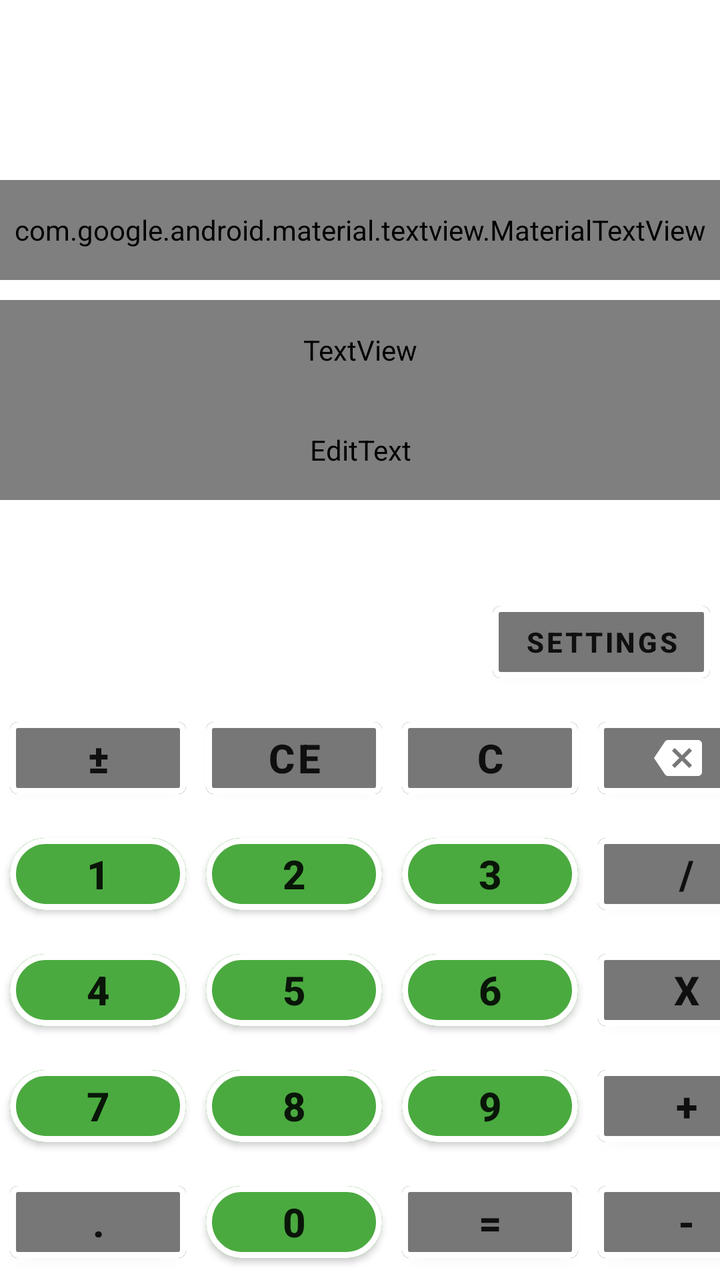
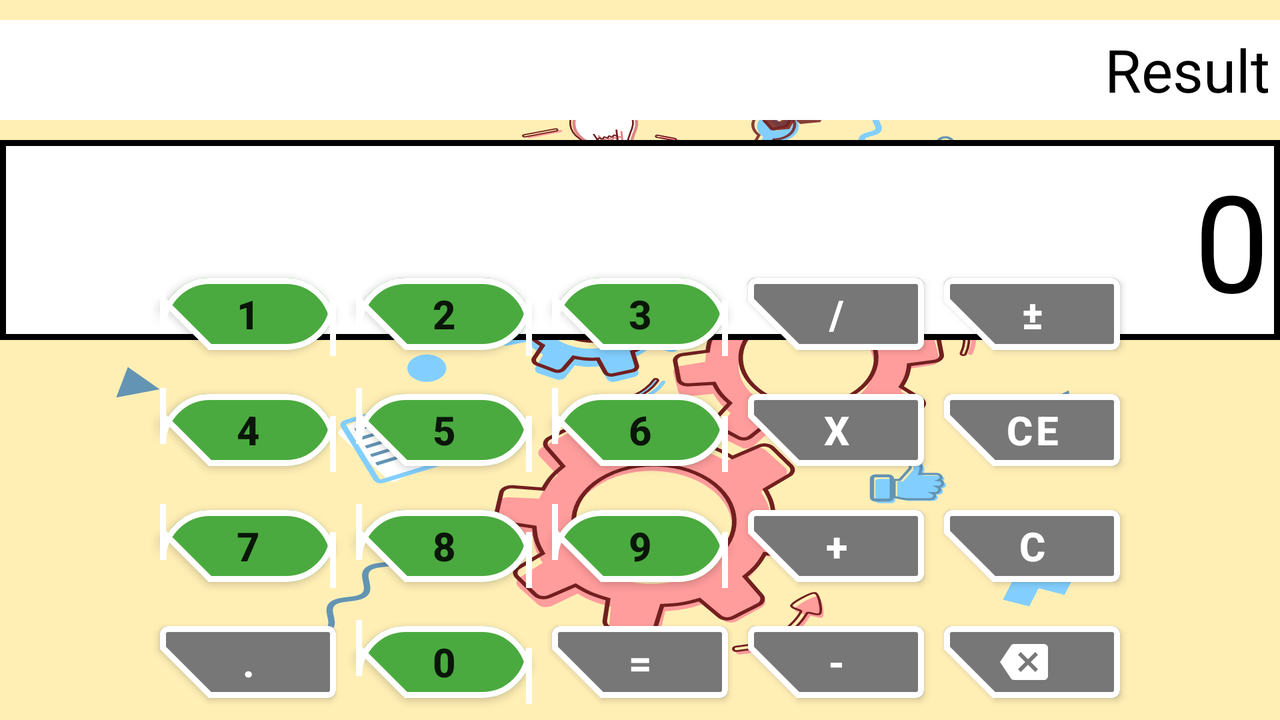

Two renders of one Android screen. The first uses the default layout on a phone; the second uses the alternative layout the repository ships for a different screen configuration, on a matching device. The two XML files are below.
<!-- AndroidManifest.xml: application theme Calculator -->
<!-- res/layout/activity_main.xml -->
<?xml version="1.0" encoding="utf-8"?>
<androidx.constraintlayout.widget.ConstraintLayout xmlns:android="http://schemas.android.com/apk/res/android"
    xmlns:app="http://schemas.android.com/apk/res-auto"
    xmlns:tools="http://schemas.android.com/tools"
    android:layout_width="match_parent"
    android:layout_height="match_parent"
    android:background="?attr/backgroundColor"
    android:theme="@style/Calculator"
    tools:context=".MainActivity">

    <ImageView
        android:id="@+id/img_mode"
        android:layout_width="@dimen/mode_icon_size"
        android:layout_height="@dimen/mode_icon_size"
        android:layout_marginTop="@dimen/margin_top_mode_icon"
        android:src="?attr/modeIcon"
        app:layout_constraintLeft_toLeftOf="parent"
        app:layout_constraintRight_toRightOf="parent"
        app:layout_constraintTop_toTopOf="parent" />


    <com.google.android.material.textview.MaterialTextView
        android:id="@+id/result"
        android:layout_width="match_parent"
        android:layout_height="@dimen/result_height"
        android:layout_marginTop="@dimen/result_marginTop"
        android:autoSizeTextType="uniform"
        android:background="?attr/viewBackgroundColor"
        android:ellipsize="end"
        android:gravity="end"
        android:hint="@string/result"
        android:padding="@dimen/stroke_padding"
        android:textAlignment="textEnd"
        android:textColor="?attr/textColor"
        android:textColorHint="?attr/textColor"
        app:layout_constraintBottom_toTopOf="@id/work_layout"
        app:layout_constraintTop_toBottomOf="@id/img_mode" />

    <LinearLayout
        android:id="@+id/work_layout"
        android:layout_width="match_parent"
        android:layout_height="@dimen/work_field_max_height"
        android:layout_marginTop="@dimen/work_layout_marginTop"
        android:orientation="vertical"
        app:layout_constraintTop_toBottomOf="@id/result">

        <TextView
            android:id="@+id/fake_text_view"
            android:layout_width="match_parent"
            android:layout_height="50dp"
            android:autoSizeMaxTextSize="@dimen/max_size_workfield"
            android:autoSizeMinTextSize="@dimen/min_size_workfield"
            android:autoSizeTextType="uniform"
            android:background="?attr/viewBackgroundColor"
            android:maxLines="1"
            android:padding="@dimen/stroke_padding"
            android:text="@string/number_0"
            android:textAlignment="textEnd"
            android:textColor="?attr/textColor" />

        <EditText
            android:id="@+id/work_field"
            android:layout_width="match_parent"
            android:layout_height="50dp"
            android:autoSizeMaxTextSize="@dimen/max_size_workfield"
            android:autoSizeMinTextSize="@dimen/min_size_workfield"
            android:autoSizeTextType="uniform"
            android:background="?attr/viewBackgroundColor"
            android:inputType="numberDecimal"
            android:keyboardNavigationCluster="false"
            android:maxLines="1"
            android:text="@string/number_0"
            android:textAlignment="textEnd"
            android:textColor="?attr/textColor"
            android:visibility="visible" />


    </LinearLayout>


    <com.google.android.material.button.MaterialButton
        android:id="@+id/settings_button"
        style="@style/BaseButton"
        android:layout_width="wrap_content"
        android:layout_height="wrap_content"
        android:text="@string/settings"
        app:layout_constraintBottom_toTopOf="@+id/grid_layout"
        app:layout_constraintEnd_toEndOf="@id/grid_layout" />

    <GridLayout
        android:id="@+id/grid_layout"
        android:layout_width="wrap_content"
        android:layout_height="wrap_content"
        android:columnCount="4"
        app:layout_constraintBottom_toBottomOf="parent"
        app:layout_constraintLeft_toLeftOf="parent"
        app:layout_constraintRight_toRightOf="parent">

        <com.google.android.material.button.MaterialButton
            android:id="@+id/switch_button"
            style="@style/BaseButton"
            android:gravity="center"
            android:text="@string/plush_slash_minus"
            android:visibility="visible" />


        <com.google.android.material.button.MaterialButton
            android:id="@+id/ce"
            style="@style/BaseButton"
            android:layout_width="wrap_content"
            android:text="@string/ce"
            android:visibility="visible" />

        <com.google.android.material.button.MaterialButton
            android:id="@+id/clean"
            style="@style/BaseButton"

            android:text="@string/cleaner" />

        <com.google.android.material.button.MaterialButton
            android:id="@+id/remove"
            style="@style/BaseButton"
            android:gravity="center"

            app:icon="@drawable/ic_baseline_backspace_24"
            app:iconGravity="textStart"
            app:iconTint="@color/white" />

        <com.google.android.material.button.MaterialButton
            android:id="@+id/number_1"
            style="@style/NumberButton"
            android:text="@string/number_1" />


        <com.google.android.material.button.MaterialButton
            android:id="@+id/number_2"
            style="@style/NumberButton"
            android:text="@string/number_2" />

        <com.google.android.material.button.MaterialButton
            android:id="@+id/number_3"
            style="@style/NumberButton"
            android:text="@string/number_3" />


        <com.google.android.material.button.MaterialButton
            android:id="@+id/division"
            style="@style/BaseButton"
            android:text="@string/division_sign" />

        <com.google.android.material.button.MaterialButton
            android:id="@+id/number_4"
            style="@style/NumberButton"
            android:text="@string/number_4" />

        <com.google.android.material.button.MaterialButton
            android:id="@+id/number_5"
            style="@style/NumberButton"
            android:text="@string/number_5" />

        <com.google.android.material.button.MaterialButton
            android:id="@+id/number_6"
            style="@style/NumberButton"
            android:text="@string/number_6" />

        <com.google.android.material.button.MaterialButton
            android:id="@+id/multiplication"
            style="@style/BaseButton"
            android:text="@string/multiplication_sign" />

        <com.google.android.material.button.MaterialButton
            android:id="@+id/number_7"
            style="@style/NumberButton"
            android:text="@string/number_7" />

        <com.google.android.material.button.MaterialButton
            android:id="@+id/number_8"
            style="@style/NumberButton"
            android:text="@string/number_8" />


        <com.google.android.material.button.MaterialButton
            android:id="@+id/number_9"
            style="@style/NumberButton"
            android:text="@string/number_9" />

        <com.google.android.material.button.MaterialButton
            android:id="@+id/addition"
            style="@style/BaseButton"
            android:text="@string/addition_sign" />

        <com.google.android.material.button.MaterialButton
            android:id="@+id/dot"
            style="@style/BaseButton"
            android:text="@string/dot" />

        <com.google.android.material.button.MaterialButton
            android:id="@+id/number_0"
            style="@style/NumberButton"
            android:text="@string/number_0" />

        <com.google.android.material.button.MaterialButton
            android:id="@+id/equal"
            style="@style/BaseButton"
            android:text="@string/equal_sign" />

        <com.google.android.material.button.MaterialButton
            android:id="@+id/subtraction"
            style="@style/BaseButton"
            android:text="@string/subtraction_sign" />

    </GridLayout>


</androidx.constraintlayout.widget.ConstraintLayout>
<!-- resources referenced by this layout -->
<resources>
  <color name="white">#FFFFFFFF</color>
  <dimen name="margin_top_mode_icon">20dp</dimen>
  <dimen name="max_size_workfield">80sp</dimen>
  <dimen name="min_size_workfield">10sp</dimen>
  <dimen name="mode_icon_size">50dp</dimen>
  <dimen name="result_height">50dp</dimen>
  <dimen name="result_marginTop">20dp</dimen>
  <dimen name="stroke_padding">5dp</dimen>
  <dimen name="work_field_max_height">100dp</dimen>
  <dimen name="work_layout_marginTop">10dp</dimen>
  <!-- drawable ic_baseline_backspace_24 (drawable) -->
  <vector xmlns:android="http://schemas.android.com/apk/res/android"
      android:width="24dp"
      android:height="24dp"
      android:viewportWidth="24"
      android:viewportHeight="24">
    <path
        android:fillColor="@color/white"
        android:pathData="M22,3L7,3c-0.69,0 -1.23,0.35 -1.59,0.88L0,12l5.41,8.11c0.36,0.53 0.9,0.89 1.59,0.89h15c1.1,0 2,-0.9 2,-2L24,5c0,-1.1 -0.9,-2 -2,-2zM19,15.59L17.59,17 14,13.41 10.41,17 9,15.59 12.59,12 9,8.41 10.41,7 14,10.59 17.59,7 19,8.41 15.41,12 19,15.59z"/>
  </vector>
  <string name="addition_sign">+</string>
  <string name="ce">CE</string>
  <string name="cleaner">C</string>
  <string name="division_sign">/</string>
  <string name="dot">.</string>
  <string name="equal_sign">=</string>
  <string name="multiplication_sign">x</string>
  <string name="number_0">0</string>
  <string name="number_1" translatable="false">1</string>
  <string name="number_2">2</string>
  <string name="number_3">3</string>
  <string name="number_4">4</string>
  <string name="number_5">5</string>
  <string name="number_6">6</string>
  <string name="number_7">7</string>
  <string name="number_8">8</string>
  <string name="number_9">9</string>
  <string name="plush_slash_minus">±</string>
  <string name="result">Result</string>
  <string name="settings">settings</string>
  <string name="subtraction_sign">-</string>
  <style name="Calculator" parent="Theme.MaterialComponents.Light.DarkActionBar">
          
          <item name="colorPrimary">@color/purple_500</item>
          <item name="colorPrimaryVariant">@color/purple_700</item>
          <item name="colorOnPrimary">@color/white</item>
          
          <item name="colorSecondary">@color/teal_200</item>
          <item name="colorSecondaryVariant">@color/teal_700</item>
          <item name="colorOnSecondary">@color/black</item>
          
          <item name="android:statusBarColor" tools:targetApi="l">?attr/colorPrimaryVariant</item>
          
          <item name="buttonStyle">@style/BaseButton</item>
      </style>
  <style name="NumberButton" parent="BaseButton">
          <item name="android:backgroundTint">@drawable/btn_number_bg_selector</item>
          <item name="cornerRadius">25dp</item>
      </style>
  <!-- drawable btn_bg_selector (drawable) -->
  <?xml version="1.0" encoding="utf-8"?>
  <selector xmlns:android="http://schemas.android.com/apk/res/android">
      <item android:state_pressed="true" android:color="@color/red"/>
      <item android:color="@color/button"/>
  </selector>
  <color name="purple_500">#FF6200EE</color>
  <color name="purple_700">#FF3700B3</color>
  <color name="teal_200">#FF03DAC5</color>
  <color name="teal_700">#FF018786</color>
  <color name="black">#FF000000</color>
  <!-- drawable btn_number_bg_selector (drawable) -->
  <?xml version="1.0" encoding="utf-8"?>
  <selector xmlns:android="http://schemas.android.com/apk/res/android">
      <item android:color="#A53535" android:state_pressed="true"/>
      <item android:color="#4AAA3F"/>
  </selector>
  <color name="red">#FF0606</color>
  <color name="button">#777777</color>
  <!-- some entries are left out for length -->
</resources>
<!-- res/layout-land/activity_main.xml (the repository's variant of the layout above) -->
<!-- drawn on the phone turned sideways -->
<?xml version="1.0" encoding="utf-8"?>
<androidx.constraintlayout.widget.ConstraintLayout xmlns:android="http://schemas.android.com/apk/res/android"
    xmlns:app="http://schemas.android.com/apk/res-auto"
    xmlns:tools="http://schemas.android.com/tools"
    android:layout_width="match_parent"
    android:layout_height="match_parent"
    tools:context=".MainActivity">

    <ImageView
        android:id="@+id/imageView"
        android:layout_width="match_parent"
        android:layout_height="match_parent"
        android:scaleType="fitXY"
        app:srcCompat="@drawable/ic_gears_5193383" />

    <com.google.android.material.textview.MaterialTextView
        android:id="@+id/result"
        android:layout_width="match_parent"
        android:layout_height="@dimen/result_height"
        android:layout_marginTop="@dimen/result_marginTop_landscape"
        android:autoSizeTextType="uniform"
        android:background="@color/white"
        android:ellipsize="end"
        android:gravity="end"
        android:hint="@string/result"
        android:padding="@dimen/stroke_padding"
        android:textAlignment="textEnd"
        android:textColor="@color/black"
        android:textColorHint="@color/black"
        app:layout_constraintBottom_toTopOf="@id/work_layout"
        app:layout_constraintTop_toTopOf="parent" />

    <androidx.constraintlayout.widget.ConstraintLayout
        android:id="@+id/work_layout"
        android:layout_width="match_parent"
        android:layout_height="@dimen/work_field_max_height"
        android:layout_marginTop="@dimen/work_layout_marginTop"
        app:layout_constraintTop_toBottomOf="@id/result">

        <TextView
            android:id="@+id/fake_text_view"
            android:layout_width="match_parent"
            android:layout_height="match_parent"
            android:autoSizeMaxTextSize="@dimen/max_size_workfield"
            android:autoSizeMinTextSize="@dimen/min_size_workfield"
            android:autoSizeTextType="uniform"
            android:background="@drawable/border_txtview"
            android:maxLines="1"
            android:padding="@dimen/stroke_padding"
            android:text="@string/number_0"
            android:textAlignment="textEnd"
            android:textColor="@color/black" />

        <EditText
            android:id="@+id/work_field"
            android:layout_width="match_parent"
            android:layout_height="match_parent"
            android:inputType="numberDecimal"
            android:keyboardNavigationCluster="false"
            android:maxLines="1"
            android:text="@string/number_0"
            android:visibility="gone"
            app:layout_constraintTop_toBottomOf="@id/fake_text_view" />

    </androidx.constraintlayout.widget.ConstraintLayout>


    <GridLayout
        android:id="@+id/grid_layout"
        android:layout_width="wrap_content"
        android:layout_height="wrap_content"
        android:columnCount="5"
        app:layout_constraintBottom_toBottomOf="parent"
        app:layout_constraintLeft_toLeftOf="parent"
        app:layout_constraintRight_toRightOf="parent"
        android:theme="@style/BaseButton">

        <com.google.android.material.button.MaterialButton
            android:id="@+id/number_1"
            style="@style/NumberButton"
            android:text="@string/number_1" />

        <com.google.android.material.button.MaterialButton
            android:id="@+id/number_2"
            style="@style/NumberButton"
            android:text="@string/number_2" />

        <com.google.android.material.button.MaterialButton
            android:id="@+id/number_3"
            style="@style/NumberButton"
            android:text="@string/number_3" />

        <com.google.android.material.button.MaterialButton
            android:id="@+id/division"
            android:text="@string/division_sign" />

        <com.google.android.material.button.MaterialButton
            android:id="@+id/switch_button"
            android:text="@string/plush_slash_minus"
            android:visibility="visible" />

        <com.google.android.material.button.MaterialButton
            android:id="@+id/number_4"
            style="@style/NumberButton"
            android:text="@string/number_4" />

        <com.google.android.material.button.MaterialButton
            android:id="@+id/number_5"
            style="@style/NumberButton"
            android:text="@string/number_5" />

        <com.google.android.material.button.MaterialButton
            android:id="@+id/number_6"
            style="@style/NumberButton"
            android:text="@string/number_6" />

        <com.google.android.material.button.MaterialButton
            android:id="@+id/multiplication"
            android:text="@string/multiplication_sign" />

        <com.google.android.material.button.MaterialButton
            android:id="@+id/ce"
            android:layout_width="wrap_content"
            android:text="@string/ce"
            android:visibility="visible" />

        <com.google.android.material.button.MaterialButton
            android:id="@+id/number_7"
            style="@style/NumberButton"
            android:text="@string/number_7" />

        <com.google.android.material.button.MaterialButton
            android:id="@+id/number_8"
            style="@style/NumberButton"
            android:text="@string/number_8" />


        <com.google.android.material.button.MaterialButton
            android:id="@+id/number_9"
            style="@style/NumberButton"
            android:text="@string/number_9" />

        <com.google.android.material.button.MaterialButton
            android:id="@+id/addition"
            android:text="@string/addition_sign" />


        <com.google.android.material.button.MaterialButton
            android:id="@+id/clean"
            android:text="@string/cleaner" />


        <com.google.android.material.button.MaterialButton
            android:id="@+id/dot"
            android:text="@string/dot" />

        <com.google.android.material.button.MaterialButton
            android:id="@+id/number_0"
            style="@style/NumberButton"
            android:text="@string/number_0" />

        <com.google.android.material.button.MaterialButton
            android:id="@+id/equal"
            android:text="@string/equal_sign" />

        <com.google.android.material.button.MaterialButton
            android:id="@+id/subtraction"
            android:text="@string/subtraction_sign" />

        <com.google.android.material.button.MaterialButton
            android:id="@+id/remove"
            android:gravity="center"
            app:icon="@drawable/ic_baseline_backspace_24"
            app:iconGravity="textStart"
            app:iconTint="@color/white" />

    </GridLayout>


</androidx.constraintlayout.widget.ConstraintLayout>
<!-- resources referenced by the variant -->
<!-- as the phone turned sideways resolves them -->
<resources>
  <color name="black">#FF000000</color>
  <color name="white">#FFFFFFFF</color>
  <dimen name="max_size_workfield">80sp</dimen>
  <dimen name="min_size_workfield">10sp</dimen>
  <dimen name="result_height">50dp</dimen>
  <dimen name="result_marginTop_landscape">10dp</dimen>
  <dimen name="stroke_padding">5dp</dimen>
  <dimen name="work_field_max_height">100dp</dimen>
  <dimen name="work_layout_marginTop">10dp</dimen>
  <!-- drawable border_txtview (drawable) -->
  <?xml version="1.0" encoding="utf-8"?>
  <shape xmlns:android="http://schemas.android.com/apk/res/android"
      android:shape="rectangle">
      <stroke android:width="3dp"
          android:color="@color/black"/>
      <solid android:color="@color/white"/>
  
  </shape>
  <!-- drawable ic_baseline_backspace_24 (drawable) -->
  <vector xmlns:android="http://schemas.android.com/apk/res/android"
      android:width="24dp"
      android:height="24dp"
      android:viewportWidth="24"
      android:viewportHeight="24">
    <path
        android:fillColor="@color/white"
        android:pathData="M22,3L7,3c-0.69,0 -1.23,0.35 -1.59,0.88L0,12l5.41,8.11c0.36,0.53 0.9,0.89 1.59,0.89h15c1.1,0 2,-0.9 2,-2L24,5c0,-1.1 -0.9,-2 -2,-2zM19,15.59L17.59,17 14,13.41 10.41,17 9,15.59 12.59,12 9,8.41 10.41,7 14,10.59 17.59,7 19,8.41 15.41,12 19,15.59z"/>
  </vector>
  <string name="addition_sign">+</string>
  <string name="ce">CE</string>
  <string name="cleaner">C</string>
  <string name="division_sign">/</string>
  <string name="dot">.</string>
  <string name="equal_sign">=</string>
  <string name="multiplication_sign">x</string>
  <string name="number_0">0</string>
  <string name="number_1" translatable="false">1</string>
  <string name="number_2">2</string>
  <string name="number_3">3</string>
  <string name="number_4">4</string>
  <string name="number_5">5</string>
  <string name="number_6">6</string>
  <string name="number_7">7</string>
  <string name="number_8">8</string>
  <string name="number_9">9</string>
  <string name="plush_slash_minus">±</string>
  <string name="result">Result</string>
  <string name="subtraction_sign">-</string>
  <style name="NumberButton" parent="BaseButton">
          <item name="android:backgroundTint">@drawable/btn_number_bg_selector</item>
          <item name="cornerRadius">25dp</item>
      </style>
  <style name="Calculator" parent="Theme.MaterialComponents.Light.DarkActionBar">
          
          <item name="colorPrimary">@color/purple_500</item>
          <item name="colorPrimaryVariant">@color/purple_700</item>
          <item name="colorOnPrimary">@color/white</item>
          
          <item name="colorSecondary">@color/teal_200</item>
          <item name="colorSecondaryVariant">@color/teal_700</item>
          <item name="colorOnSecondary">@color/black</item>
          
          <item name="android:statusBarColor" tools:targetApi="l">?attr/colorPrimaryVariant</item>
          
          <item name="buttonStyle">@style/BaseButton</item>
      </style>
  <!-- drawable btn_bg_selector (drawable) -->
  <?xml version="1.0" encoding="utf-8"?>
  <selector xmlns:android="http://schemas.android.com/apk/res/android">
      <item android:state_pressed="true" android:color="@color/red"/>
      <item android:color="@color/button"/>
  </selector>
  <!-- drawable btn_number_bg_selector (drawable) -->
  <?xml version="1.0" encoding="utf-8"?>
  <selector xmlns:android="http://schemas.android.com/apk/res/android">
      <item android:color="#A53535" android:state_pressed="true"/>
      <item android:color="#4AAA3F"/>
  </selector>
  <color name="purple_500">#FF6200EE</color>
  <color name="purple_700">#FF3700B3</color>
  <color name="teal_200">#FF03DAC5</color>
  <color name="teal_700">#FF018786</color>
  <color name="red">#FF0606</color>
  <color name="button">#777777</color>
  <!-- some entries are left out for length -->
</resources>
